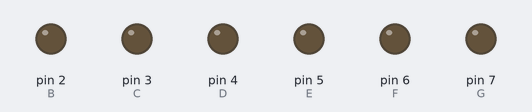
This sketch was run on a simulated Arduino Uno, built with avr-gcc and run on an emulated ATmega328P. On the bench: output pins drawn as LEDs (lit = HIGH). Pins used as bus, display or sensor lines are not drawn.

Above: at 1.0 s.
At 3.0 s:
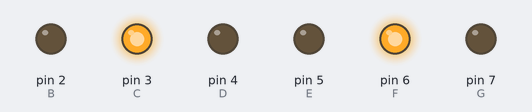
At 5.0 s:
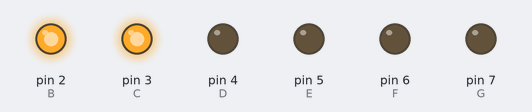
Timing chart, 0 to 7.8 s (numbered marks = the images above):
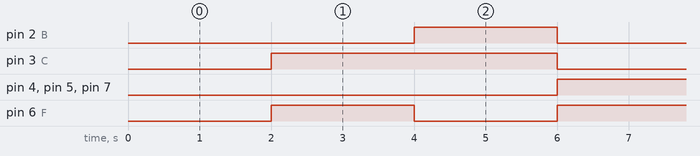

Measured:
- by itself, pin 2 (B), pin 4 (D), pin 5 (E), pin 7 (G): alternates HIGH for 2.0 s and LOW for 4.0 s
- by itself, pin 3 (C): alternates HIGH for 4.0 s and LOW for 2.0 s
- by itself, pin 6 (F): repeats every 6.0 s: LOW 2.0 s, HIGH 4.0 s

The sketch:

arduino_1.ino
```cpp
#include <Wire.h>
#include "PCA9685.h"

// 세그먼트 핀 번호
#define A 1
#define B 2
#define C 3
#define D 4
#define E 5
#define F 6
#define G 7

// 세그먼트 출력 함수
void displaySegment(char ch) {
  switch (ch) {
    case '1':
      digitalWrite(B, LOW);
      digitalWrite(C, LOW);
      break;
    case '2':
      digitalWrite(A, LOW);
      digitalWrite(B, LOW);
      digitalWrite(G, LOW);
      digitalWrite(E, LOW);
      digitalWrite(D, LOW);
      break;
    case 'E':
      digitalWrite(A, LOW);
      digitalWrite(D, LOW);
      digitalWrite(E, LOW);
      digitalWrite(F, LOW);
      digitalWrite(G, LOW);
      break;
    default:
      break;
  }
}

// 세그먼트 초기화 함수
void clearSegment() {
  digitalWrite(A, HIGH);
  digitalWrite(B, HIGH);
  digitalWrite(C, HIGH);
  digitalWrite(D, HIGH);
  digitalWrite(E, HIGH);
  digitalWrite(F, HIGH);
  digitalWrite(G, HIGH);
}

// 셋업
void setup() {
  Serial.begin(9600); // 시리얼 통신 시작
  pinMode(A, OUTPUT);
  pinMode(B, OUTPUT);
  pinMode(C, OUTPUT);
  pinMode(D, OUTPUT);
  pinMode(E, OUTPUT);
  pinMode(F, OUTPUT);
  pinMode(G, OUTPUT);
}

// 루프
void loop() {
  displaySegment('1');
  delay(2000);
  clearSegment();
  displaySegment('2');
  delay(2000);
  clearSegment();
  displaySegment('E');
  delay(2000);
  clearSegment();
}
```
